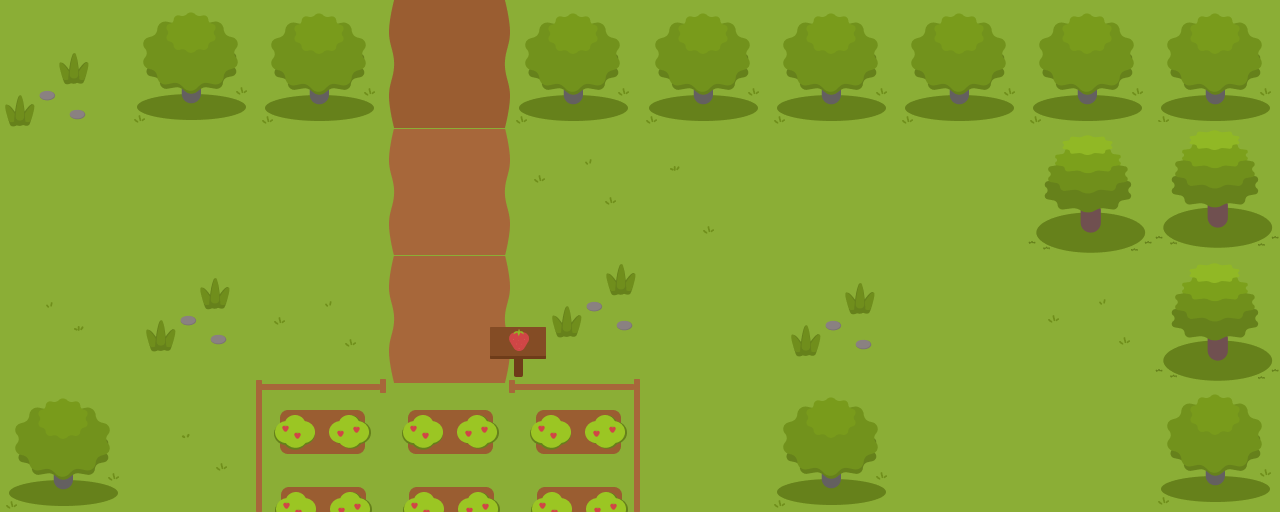

The image is a tile-based game level rendered from a .tmx file. Its description and complete source (layers, tilesets, objects, tile grids) follow:
An orthogonal 10x4 tile map with 128x128 px tiles, 1 tile layer (Tile Layer 1).

<map version="1.10" tiledversion="1.10.2" orientation="orthogonal" renderorder="right-down" width="10" height="4" tilewidth="128" tileheight="128" infinite="0" nextlayerid="2" nextobjectid="1">
 <tileset firstgid="1" name="level2" tilewidth="128" tileheight="128" tilecount="40" columns="10">
  <image source="../images/level2.png" width="1280" height="512" />
  <tile id="3">
   <properties>
    <property name="isPath" type="bool" value="true" />
   </properties>
  </tile>
  <tile id="13">
   <properties>
    <property name="isPath" type="bool" value="true" />
   </properties>
  </tile>
  <tile id="23">
   <properties>
    <property name="isPath" type="bool" value="true" />
   </properties>
  </tile>
 </tileset>
 <layer id="1" name="Tile Layer 1" width="10" height="4">
  <data encoding="csv">
1,2,3,4,5,6,7,8,9,10,
11,12,13,14,15,16,17,18,19,20,
21,22,23,24,25,26,27,28,29,30,
31,32,33,34,35,36,37,38,39,40
</data>
 </layer>
</map>
